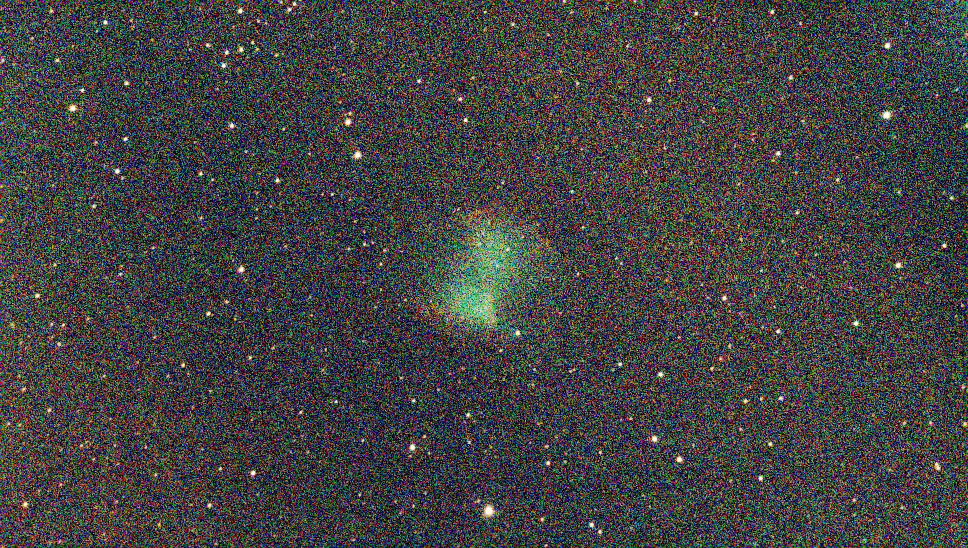
#> input picture fits/processed_image.jpg, 1936 x 1096 px (shown at 1/2 size)
$ python -i processing.py   (imports and definitions only)
#> lines starting #> are read from the running program, lines starting #| are printed output that depends on the picture
import numpy as np
from astropy.io import fits
from astropy.stats import sigma_clipped_stats
from scipy import ndimage
from scipy.ndimage import gaussian_filter, median_filter
from scipy.interpolate import griddata
import cv2
from PIL import Image, ImageEnhance
from pathlib import Path
import logging

class AstroImageProcessor:
    def __init__(self, bit_depth=16):
        """
        Processeur d'images astronomiques pour export JPG

        Args:
            bit_depth: Profondeur de bits pour les calculs internes (8 ou 16)
        """
        self.bit_depth = bit_depth
        self.max_value = 2**bit_depth - 1

        # Configuration logging
        logging.basicConfig(level=logging.INFO)
        self.logger = logging.getLogger(__name__)

    def load_image(self, image_data):
        """
        Charge une image (array numpy ou fichier FITS)

        Args:
            image_data: array numpy ou chemin vers fichier FITS
        """
        if isinstance(image_data, (str, Path)):
            try:
                with fits.open(image_data) as hdul:
                    data = hdul[0].data.astype(np.float64)
                    self.logger.info(f"Image FITS chargée: {data.shape}")
                    return data
            except Exception as e:
                self.logger.error(f"Erreur chargement FITS: {e}")
                return None
        else:
            return image_data.astype(np.float64)

    # [90 lines left out: functions remove_background_gradient, _remove_gradient_single, not called in this run]

    def histogram_stretch(self, image, method='midtones',
                         shadow_clip=0.0, highlight_clip=1.0,
                         midtone=0.5, gamma=1.0):
        """
        Étire l'histogramme

        Args:
            image: Image d'entrée
            method: 'linear', 'midtones', 'asinh', 'sqrt'
            shadow_clip: Point de coupure des ombres (percentile 0-1)
            highlight_clip: Point de coupure des hautes lumières (percentile 0-1)
            midtone: Position des tons moyens (0-1)
            gamma: Correction gamma
        """
#> called with method = 'midtones', shadow_clip = 0.0001, highlight_clip = 1, midtone = 0.3, gamma = 1
        is_color = image.ndim == 3
#> is_color = True

        if is_color:
            stretched = np.zeros_like(image)
            for channel in range(image.shape[0]):
                stretched[channel] = self._stretch_single_channel(
                    image[channel], method, shadow_clip, highlight_clip, midtone, gamma
                )
#> this loop made 1096 passes
#> (img_max in _stretch_single_channel, highlight_val in _stretch_single_channel) on passes 1 to 3: (255, 1), (255, 0.998), (245, 0.988)
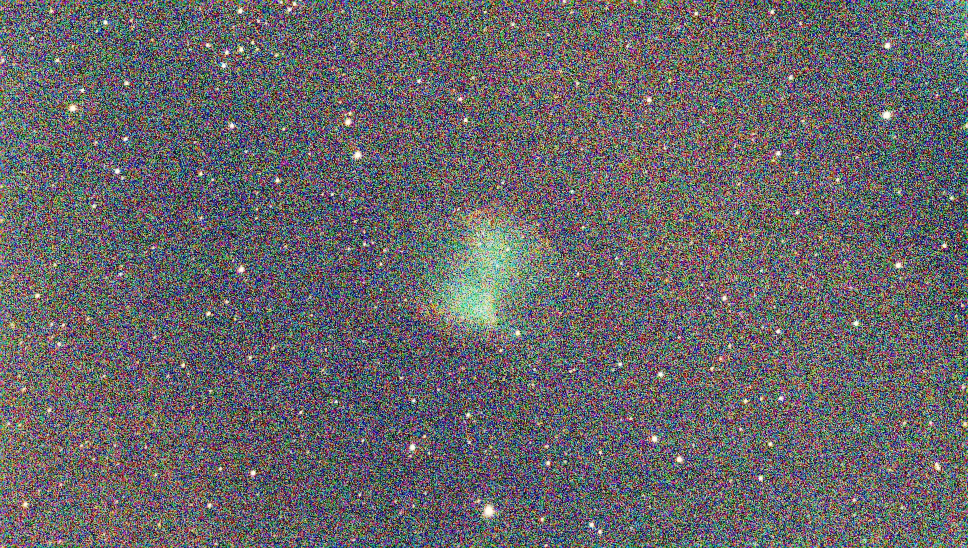
#> stretched: shape (1096, 1936, 3) float64 (shown at 1/2 size); mean R, G, B 0.41, 0.404, 0.417
            return stretched
        else:
            return self._stretch_single_channel(
                image, method, shadow_clip, highlight_clip, midtone, gamma
            )

    def _stretch_single_channel(self, image, method, shadow_clip, highlight_clip, midtone, gamma):
        """Étire l'histogramme d'un canal"""
        # Normalisation initiale [0,1]
        img_min, img_max = np.min(image), np.max(image)
        if img_max <= img_min:
            return np.zeros_like(image)

        normalized = (image - img_min) / (img_max - img_min)

        # Points de coupure basés sur les percentiles
        shadow_val = np.percentile(normalized, shadow_clip * 100)
        highlight_val = np.percentile(normalized, highlight_clip * 100)

        # Clamping
        clipped = np.clip(normalized, shadow_val, highlight_val)

        # Renormalisation après clipping
        if highlight_val > shadow_val:
            clipped = (clipped - shadow_val) / (highlight_val - shadow_val)

        # Application de l'étirage selon la méthode
        if method == 'linear':
            stretched = clipped

        elif method == 'midtones':
            # Étirage des tons moyens (courbe en S)
            stretched = self._midtone_stretch(clipped, midtone)

        elif method == 'asinh':
            # Étirement asinh (bon pour les données à grande dynamique)
            stretched = np.arcsinh(clipped * 10) / np.arcsinh(10)

        elif method == 'sqrt':
            # Étirement racine carrée
            stretched = np.sqrt(clipped)

        else:
            stretched = clipped

        # Correction gamma
        if gamma != 1.0:
            stretched = np.power(stretched, 1.0/gamma)

        return np.clip(stretched, 0, 1)

    def _midtone_stretch(self, image, midtone):
        """Applique un étirement des tons moyens"""
        # Transformation basée sur la fonction de transfert Photoshop
        if midtone <= 0 or midtone >= 1:
            return image

        # Calcul du paramètre de la courbe
        gamma = np.log(0.5) / np.log(midtone)
        return np.power(image, gamma)

    def enhance_contrast(self, image, method='clahe', clip_limit=2.0, tile_grid_size=8):
        """
        Améliore le contraste

        Args:
            image: Image d'entrée [0,1]
            method: 'clahe', 'unsharp_mask', 'local_contrast'
            clip_limit: Limite de clipping pour CLAHE
            tile_grid_size: Taille de grille pour CLAHE
        """
#> called with method = 'clahe', clip_limit = 2, tile_grid_size = 8
        is_color = image.ndim == 3
#> is_color = True

        if method == 'clahe':
            # CLAHE (Contrast Limited Adaptive Histogram Equalization)
            clahe = cv2.createCLAHE(clipLimit=clip_limit,
                                   tileGridSize=(tile_grid_size, tile_grid_size))

            if is_color:
                enhanced = np.zeros_like(image)
                for channel in range(image.shape[0]):
                    img_8bit = (image[channel] * 255).astype(np.uint8)
                    enhanced_8bit = clahe.apply(img_8bit)
                    enhanced[channel] = enhanced_8bit.astype(np.float64) / 255.0
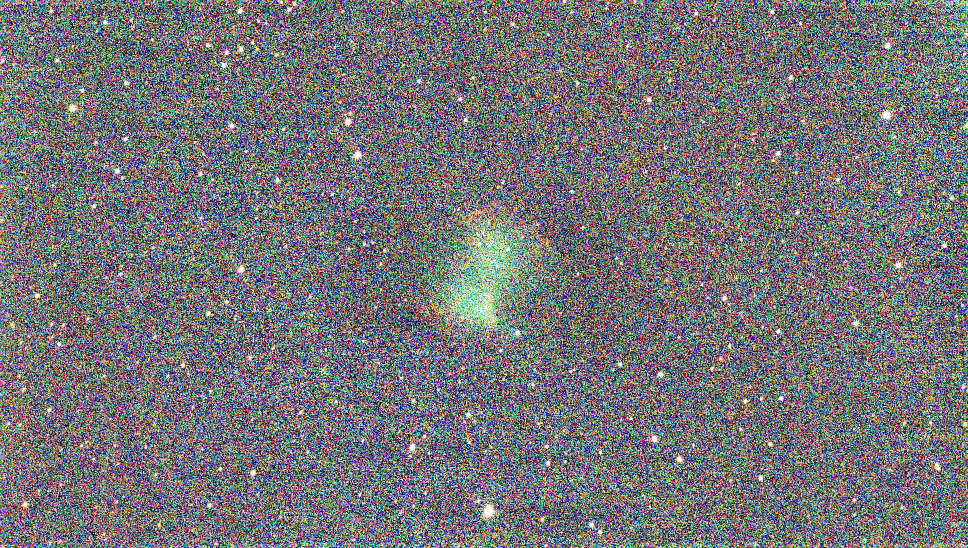
#> enhanced: shape (1096, 1936, 3) float64 (shown at 1/2 size); mean R, G, B 0.457, 0.454, 0.469
                return enhanced
            else:
                img_8bit = (image * 255).astype(np.uint8)
                enhanced_8bit = clahe.apply(img_8bit)
                return enhanced_8bit.astype(np.float64) / 255.0

        elif method == 'unsharp_mask':
            return self._unsharp_mask(image)

        elif method == 'local_contrast':
            return self._local_contrast_enhancement(image)

        return image

    # [29 lines left out: functions _unsharp_mask, _local_contrast_enhancement, not called in this run]

    def reduce_noise(self, image, method='bilateral', strength=1.0):
        """
        Réduit le bruit

        Args:
            image: Image d'entrée [0,1]
            method: 'bilateral', 'gaussian', 'median'
            strength: Intensité du débruitage
        """
#> called with method = 'bilateral', strength = 0.5
        is_color = image.ndim == 3
#> is_color = True

        if method == 'bilateral':
            if is_color:
                denoised = np.zeros_like(image)
                for channel in range(image.shape[0]):
                    img_8bit = (image[channel] * 255).astype(np.uint8)
                    denoised_8bit = cv2.bilateralFilter(
                        img_8bit, -1,
                        sigmaColor=25*strength,
                        sigmaSpace=25*strength
                    )
                    denoised[channel] = denoised_8bit.astype(np.float64) / 255.0
                return denoised
            else:
                img_8bit = (image * 255).astype(np.uint8)
                denoised_8bit = cv2.bilateralFilter(
                    img_8bit, -1,
                    sigmaColor=25*strength,
                    sigmaSpace=25*strength
                )
                return denoised_8bit.astype(np.float64) / 255.0

        elif method == 'gaussian':
            if is_color:
                denoised = np.zeros_like(image)
                for channel in range(image.shape[0]):
                    denoised[channel] = gaussian_filter(image[channel], sigma=strength)
                return denoised
            else:
                return gaussian_filter(image, sigma=strength)

        elif method == 'median':
            kernel_size = int(2 * strength + 1)
            if kernel_size % 2 == 0:
                kernel_size += 1

            if is_color:
                denoised = np.zeros_like(image)
                for channel in range(image.shape[0]):
                    denoised[channel] = median_filter(image[channel], size=kernel_size)
                return denoised
            else:
                return median_filter(image, size=kernel_size)

        return image

    def color_balance(self, image, method='gray_world'):
        """
        Équilibrage des couleurs (pour images couleur uniquement)

        Args:
            image: Image couleur [0,1]
            method: 'gray_world', 'white_patch'
        """
#> called with method = 'gray_world'
        if image.ndim != 3:
            return image

        if method == 'gray_world':
            # Suppose que la moyenne de l'image doit être grise
            means = [np.mean(image[c]) for c in range(3)]
#> means = [0.468, 0.499, 0.49]
            target_mean = np.mean(means)
#> target_mean = 0.486

            balanced = np.zeros_like(image)
            for channel in range(3):
                if means[channel] > 0:
                    factor = target_mean / means[channel]
                    balanced[channel] = image[channel] * factor
                else:
                    balanced[channel] = image[channel]
#> this loop made 3 passes
#> factor on passes 1 to 3: 1.04, 0.974, 0.991
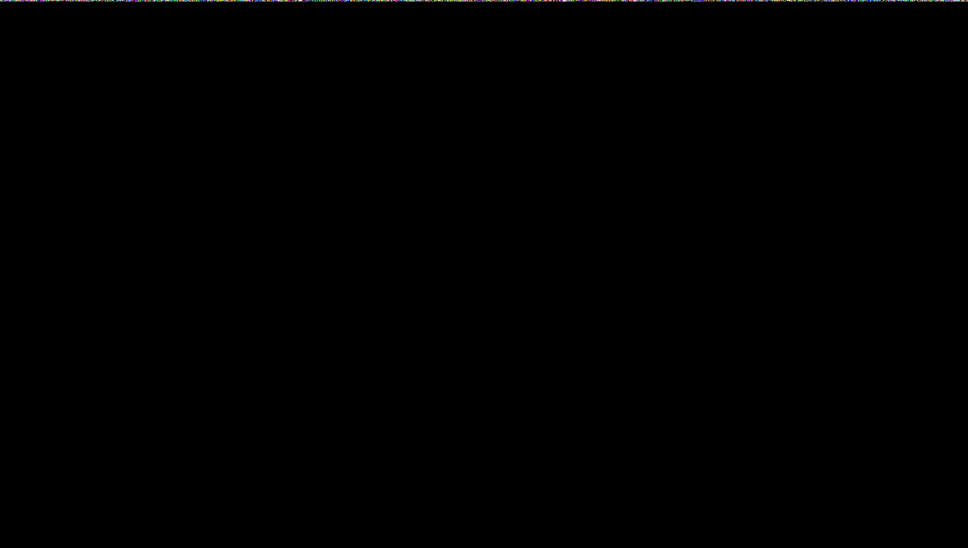
#> balanced: shape (1096, 1936, 3) float64 (shown at 1/2 size); mean R, G, B 0.00135, 0.00132, 0.00132; drawn with min black and max white

            return np.clip(balanced, 0, 1)

        elif method == 'white_patch':
            # Suppose que le pixel le plus brillant doit être blanc
            maxes = [np.max(image[c]) for c in range(3)]
            target_max = max(maxes)

            balanced = np.zeros_like(image)
            for channel in range(3):
                if maxes[channel] > 0:
                    factor = target_max / maxes[channel]
                    balanced[channel] = image[channel] * factor
                else:
                    balanced[channel] = image[channel]

            return np.clip(balanced, 0, 1)

        return image

    def process_image(self, image_data,
                     remove_gradient=False, gradient_method='mesh',
                     stretch_method='midtones', shadow_clip=0.0001, highlight_clip=0.9999,
                     midtone=0.3, gamma=1.0,
                     enhance_contrast=True, contrast_method='clahe',
                     reduce_noise_flag=True, noise_method='bilateral', noise_strength=0.5,
                     color_balance_flag=True, balance_method='gray_world',
                     saturation_boost=1.2):
        """
        Pipeline complet de traitement

        Args:
            image_data: Données d'image (array ou chemin FITS)
            remove_gradient: Supprime le gradient de fond
            gradient_method: Méthode de suppression du gradient
            stretch_method: Méthode d'étirement d'histogramme
            shadow_clip/highlight_clip: Points de coupure (percentiles)
            midtone: Position des tons moyens
            gamma: Correction gamma
            enhance_contrast: Active l'amélioration du contraste
            contrast_method: Méthode d'amélioration du contraste
            reduce_noise_flag: Active la réduction de bruit
            noise_method: Méthode de réduction de bruit
            noise_strength: Force de la réduction de bruit
            color_balance_flag: Active l'équilibrage des couleurs
            balance_method: Méthode d'équilibrage des couleurs
            saturation_boost: Facteur de boost de saturation
        """
        # Chargement
        image = self.load_image(image_data)
        if image is None:
            return None

        self.logger.info("Début du traitement d'image")

        # 1. Suppression du gradient de fond
        if remove_gradient:
            self.logger.info("Suppression du gradient de fond")
            image = self.remove_background_gradient(image, method=gradient_method)

        # 2. Étirement d'histogramme
        self.logger.info(f"Étirement d'histogramme ({stretch_method})")
        image = self.histogram_stretch(
            image, method=stretch_method,
            shadow_clip=shadow_clip, highlight_clip=highlight_clip,
            midtone=midtone, gamma=gamma
        )

        # 3. Amélioration du contraste
        if enhance_contrast:
            self.logger.info(f"Amélioration du contraste ({contrast_method})")
            image = self.enhance_contrast(image, method=contrast_method)

        # 4. Réduction de bruit
        if reduce_noise_flag:
            self.logger.info(f"Réduction de bruit ({noise_method})")
            image = self.reduce_noise(image, method=noise_method, strength=noise_strength)

        # 5. Équilibrage des couleurs (images couleur uniquement)
        if color_balance_flag and image.ndim == 3:
            self.logger.info(f"Équilibrage des couleurs ({balance_method})")
            image = self.color_balance(image, method=balance_method)

        # 6. Boost de saturation (images couleur uniquement)
        if saturation_boost != 1.0 and image.ndim == 3:
            self.logger.info(f"Boost de saturation (x{saturation_boost})")
            image = self._boost_saturation(image, saturation_boost)

        self.logger.info("Traitement terminé")
        return image

    def _boost_saturation(self, image, factor):
        """Augmente la saturation d'une image couleur"""
        # Conversion RGB vers HSV
        rgb_image = np.transpose(image, (1, 2, 0))  # (C,H,W) -> (H,W,C)
#> (the run stopped early here; a loop or call above may not have finished)
